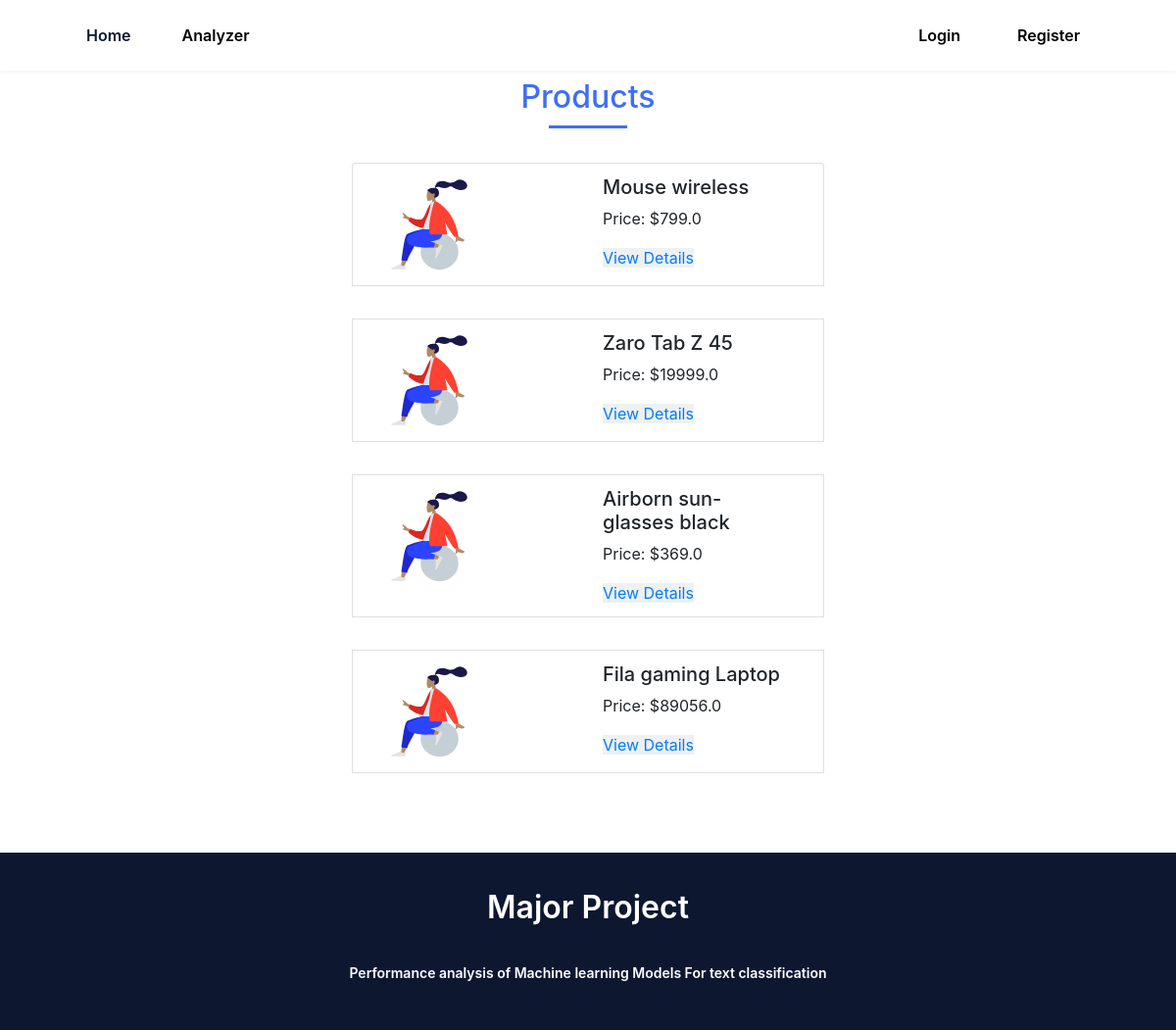
The page / on the database its author committed.
### tables this page shows
CREATE TABLE products (
        id INTEGER PRIMARY KEY AUTOINCREMENT,
        name TEXT NOT NULL,
        price REAL NOT NULL
    );

### app.py (the view)
@app.route('/')
def index():
    conn = sqlite3.connect(DB_NAME)
    cursor = conn.cursor()
    cursor.execute("SELECT * FROM products")
    products = cursor.fetchall()
    conn.close()
    return render_template('index.html', products=products)

### templates/index.html (shortened to what this page needs)
{% extends 'base.html' %}
{% block content %}
<main class="l-main">
    <section class="skills section" id="skills">
        <h2 class="section-title">Products</h2>
        <div class="contact__container bd-grid">
            <div class="container col-6">
                <ul class="list-group" style="list-style-type: none;">
                    {% for product in products %}
                    <li class="list-group-item">
                        <div class="container">
                            <div class="row">
                                <div class="col-sm-5 col-md-6">
                                    <img src="static/Images/img/sitting-1.svg" class="rounded float-start"
                                        style="width: 50%;" alt="...">
                                </div>
                                <div class="col-sm-5 offset-sm-2 col-md-6 offset-md-0">
                                    <div class="rounded float-end">
                                        <h5>{{ product[1] }}</h5>
                                        <p>Price: ${{ product[2] }}</p>
                                        <a style="background-color: rgb(238, 241, 241);"
                                            href="{{ url_for('product_details', product_id=product[0]) }}">View Details</a>
                                    </div>
                                </div>
                            </div>
                        </div>
                    </li>
                    {% endfor %}
                </ul>
            </div>
        </div>
    </section>
</main>
{% endblock %}

### templates/base.html (shortened to what this page needs)
<!DOCTYPE html>
<html lang="en">
<head>
    <link rel="stylesheet" href="static/css/styles.css" />
    <link rel="stylesheet" type="text/css" href="{{ url_for('static', filename='style.css') }}">
    <link rel="stylesheet" href="https://cdn.jsdelivr.net/npm/bootstrap@4.5.3/dist/css/bootstrap.min.css"
>
    <link href="https://cdn.jsdelivr.net/npm/boxicons@2.0.5/css/boxicons.min.css" rel="stylesheet" />
</head>
<body>
    <header class="l-header">
        <nav class="nav bd-grid">
            <div>
                <a href="{{ url_for('about') }}" class="nav__logo">Home</a>
                <a href="{{ url_for('sentiment_analysis') }}" class="nav__item nav_text">Analyzer</a>
            </div>
            <div class="nav__menu skills__names" id="nav-menu">
                <ul class="nav__list" >
                    {% if 'user_id' in session %} {% if session['is_admin'] == 1 %}
                    <li>
                        <a class="nav__item nav_text"  href="{{ url_for('index') }}">Products</a>
                    </li>
                    <li>
                        <a class="nav__item nav_text"  href="{{ url_for('admin') }}">Admin Panel</a>
                    </li>
                    <li>
                        <a class="nav__item nav_text" href="{{ url_for('admin_products') }}">modify-products</a>
                    </li>
                    <li>
                        <a class="nav__item nav_text" href="{{ url_for('admin_reviews') }}">Product ratings</a>
                    </li>
                    <li>
                        <a class="nav__item nav_text " href="{{ url_for('logout') }}">Logout</a>
                    </li>
                    {% endif %} {% else %}
                    <li>
                        <a class="nav__item nav_text" href="{{ url_for('login') }}">Login</a>
                    </li>
                    <li>
                        <a class="nav__item nav_text" href="{{ url_for('register') }}">Register</a>
                    </li>
                    {% endif %}
                </ul>
            </div>
        </nav>
    </header>
    {% block content %}{% endblock %}
    <footer class="footer">
        <p class="footer__title">Major Project</p>
        <p class="footer__copy">Performance analysis of Machine learning Models For text classification</p>
    </footer>
</body>
</html>

### static/css/styles.css (style rules this page uses)
:root { --header-height: 3rem; --font-semi: 600; --hue-color: 224; --first-color: hsl(var(--hue-color), 89%, 60%); --second-color: hsl(var(--hue-color), 56%, 12%); --body-font: 'Poppins', sans-serif; --big-font-size: 2rem; --h2-font-size: 1.25rem; --normal-font-size: .938rem; --smaller-font-size: .75rem; --mb-2: 1rem; --mb-4: 2rem; --mb-5: 2.5rem; --mb-6: 3rem; --z-back: -10; --z-fixed: 100; }
@media screen and (min-width: 968px) { :root { --big-font-size: 3.5rem; --h2-font-size: 2rem; --normal-font-size: 1rem; --smaller-font-size: .875rem; } }
html { scroll-behavior: smooth; }
body { margin: var(--header-height) 0 0 0; font-family: var(--body-font); font-size: var(--normal-font-size); color: var(--second-color); }
h1, h2, p { margin: 0; }
ul { margin: 0; padding: 0; list-style: none; }
a { text-decoration: none; }
img { max-width: 100%; height: auto; display: block; }
.section-title { position: relative; font-size: var(--h2-font-size); color: var(--first-color); margin-top: var(--mb-2); margin-bottom: var(--mb-4); text-align: center; }
.section-title::after { position: absolute; content: ''; width: 64px; height: 0.18rem; left: 0; right: 0; margin: auto; top: 2rem; background-color: var(--first-color); }
.section { padding-top: 3rem; padding-bottom: 2rem; }
.nav_text { color:black }
.bd-grid { max-width: 1024px; display: grid; margin-left: var(--mb-2); margin-right: var(--mb-2); }
.l-header { width: 100%; position: fixed; top: 0; left: 0; z-index: var(--z-fixed); background-color: #fff; box-shadow: 0 1px 4px rgba(146, 161, 176, 0.15); }
.nav { height: var(--header-height); display: flex; justify-content: space-between; align-items: center; font-weight: var(--font-semi); }
.nav__item { margin-bottom: var(--mb-4); }
.nav__logo { color: var(--second-color); }
.skills__names { display: flex; align-items: center; }
.footer { background-color: var(--second-color); color: #fff; text-align: center; font-weight: var(--font-semi); padding: 2rem 0; }
.footer__title { font-size: 2rem; margin-bottom: var(--mb-4); }
.footer__copy { font-size: var(--smaller-font-size); }
@media screen and (min-width: 576px) { .contact__container { justify-items: center; } }
@media screen and (min-width: 768px) { body { margin: 0; } }
@media screen and (min-width: 768px) { .section { padding-top: 4rem; padding-bottom: 3rem; } }
@media screen and (min-width: 768px) { .section-title { margin-bottom: var(--mb-6); } }
@media screen and (min-width: 768px) { .section-title::after { width: 80px; top: 3rem; } }
@media screen and (min-width: 768px) { .nav { height: calc(var(--header-height) + 1.5rem); } }
@media screen and (min-width: 768px) { .nav__list { display: flex; padding-top: 0; } }
@media screen and (min-width: 768px) { .nav__item { margin-left: var(--mb-6); margin-bottom: 0; } }
@media screen and (min-width: 992px) { .bd-grid { margin-left: auto; margin-right: auto; } }

### static/style.css (style rules this page uses)
body { font-family: Arial, sans-serif; margin: 0; padding: 0; }
nav ul { list-style-type: none; margin: 0; padding: 0; }
nav ul li { display: inline-block; margin-right: 10px; }
nav ul li a { color: #fff; text-decoration: none; }

### rows shown on the page
products: name "Mouse wireless", price "799.0"
products: name "Zaro Tab Z 45", price "19999.0"
products: name "Airborn sun-glasses black", price "369.0"
products: name "Fila gaming Laptop", price "89056.0"
